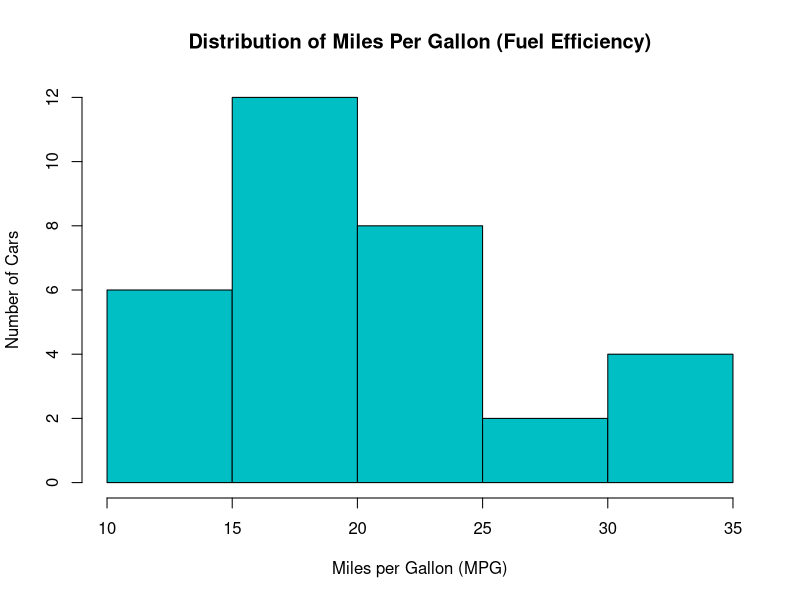
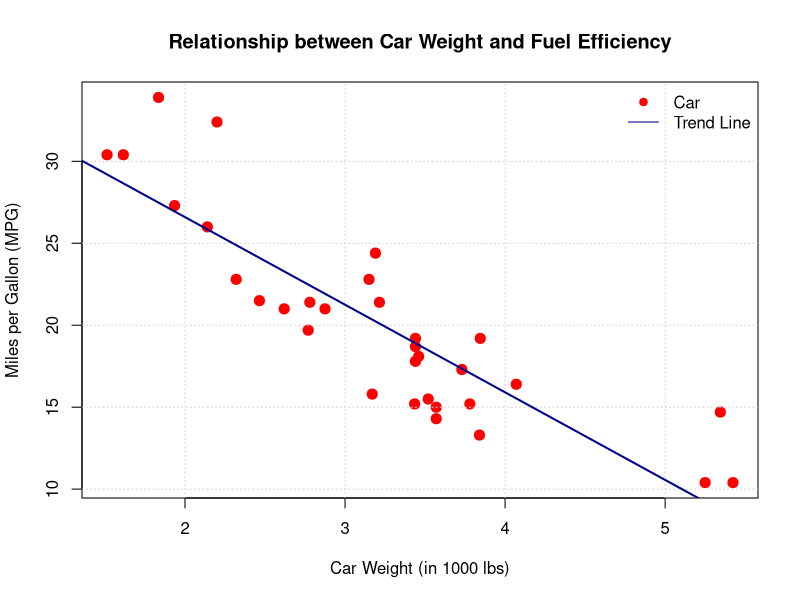
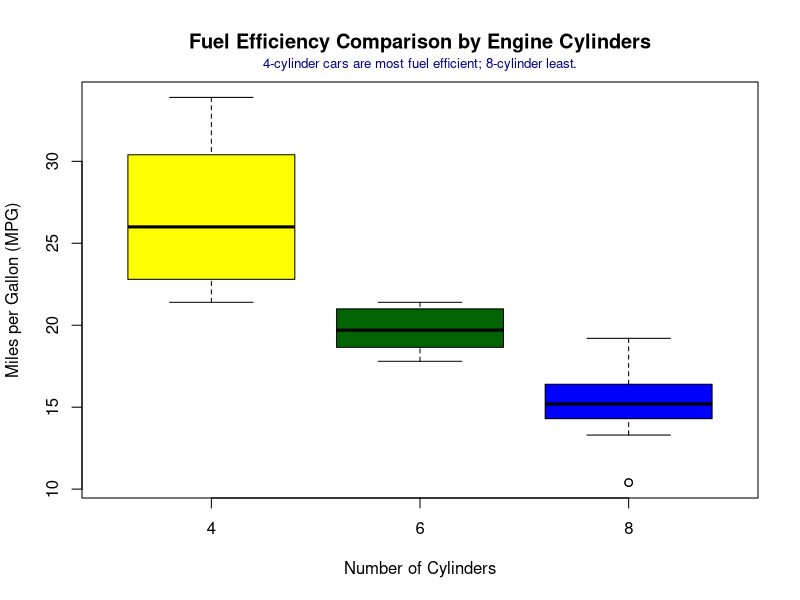
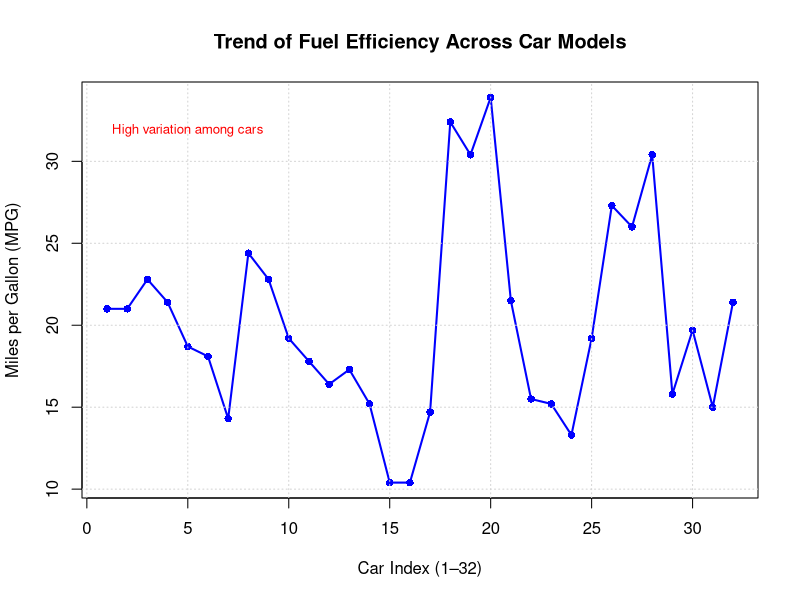
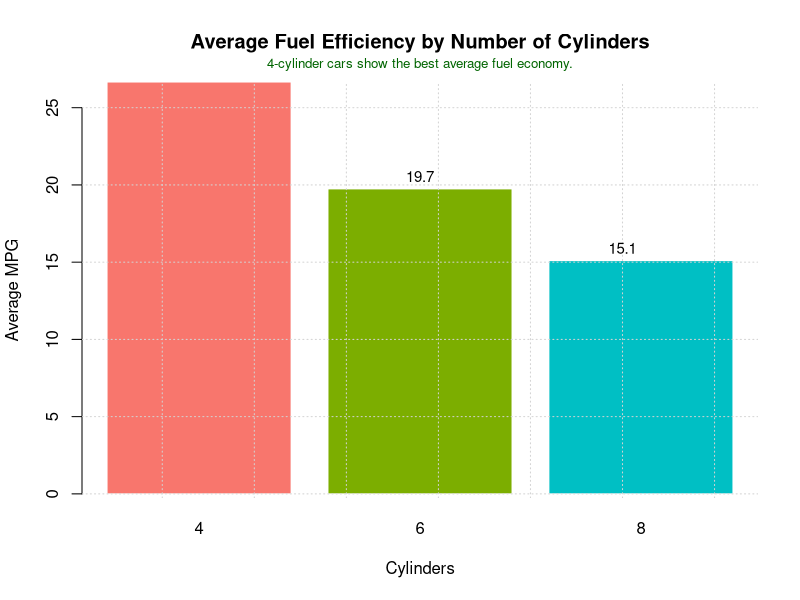
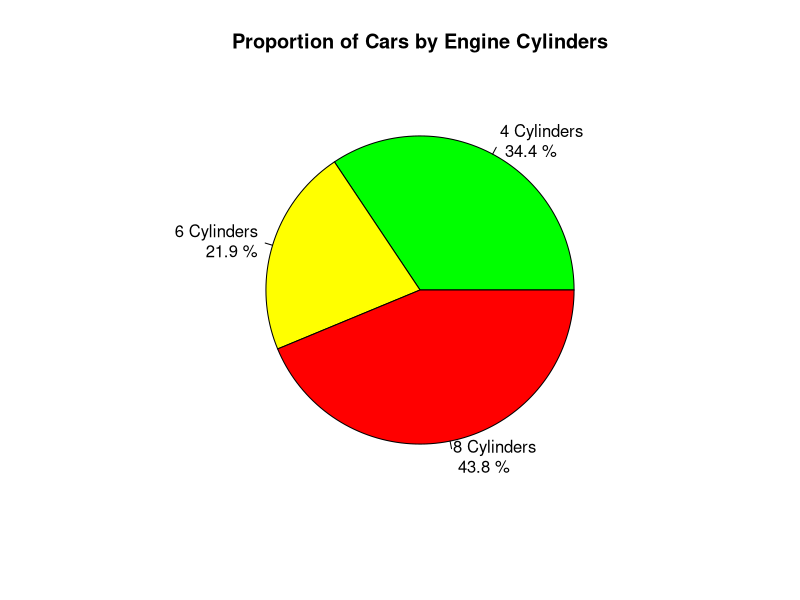

R code for these plots, in order:
# lab10_TeamX.R
# Team: Team X
# Members: Atmaram Mahale(2322), Govardhan Patil(2312), Samuel Bhandari(2308), Jay Gaonkar(2323)
# Tanish shirodkar(2325), Atharv Kazari(2314), Mohal Gawas(2315), Rohan Bandodkar(2327)
# Dataset: mtcars

# Load data
data("mtcars")



# 1. Histogram of MPG (Fuel Efficiency)

# Shows the distribution of fuel efficiency across all cars.
# Helps identify most common MPG ranges and variation.

hist(mtcars$mpg,
     main = "Distribution of Miles Per Gallon (Fuel Efficiency)",
     xlab = "Miles per Gallon (MPG)",
     ylab = "Number of Cars",
     col = "#00BFC4",        # teal blue
     border = "black")



# 2. Scatter Plot: Weight vs MPG

# Demonstrates how car weight affects fuel efficiency.
# Expect a negative trend — heavier cars usually have lower MPG.

plot(mtcars$wt, mtcars$mpg,
     main = "Relationship between Car Weight and Fuel Efficiency",
     xlab = "Car Weight (in 1000 lbs)",
     ylab = "Miles per Gallon (MPG)",
     col = "red",       
     pch = 19,               
     cex = 1.35)              
grid()

abline(lm(mpg ~ wt, data = mtcars), col = "darkblue", lwd = 2)
legend("topright", legend = c("Car", "Trend Line"),
       col = c("red", "darkblue"), pch = c(19, NA),
       lty = c(NA, 1), bty = "n")



# 3. Box Plot: MPG by Number of Cylinders

# Compares fuel efficiency (MPG) among 4, 6, and 8-cylinder cars.
# Helps observe which engine type gives better mileage.

boxplot(mpg ~ cyl, data = mtcars,
        main = "Fuel Efficiency Comparison by Engine Cylinders",
        xlab = "Number of Cylinders",
        ylab = "Miles per Gallon (MPG)",
        col = c("yellow", "darkgreen", "blue"),   # green, violet, blue
        border = "black")
# text info
mtext("4-cylinder cars are most fuel efficient; 8-cylinder least.", side = 3, line = 0.5, cex = 0.8, col = "darkblue")



# 4. Line Plot: MPG Across Cars

# Displays MPG for each car index, showing variation and trend.
# Useful to spot cars with very high or low fuel efficiency.

plot(mtcars$mpg, type = "o",
     main = "Trend of Fuel Efficiency Across Car Models",
     xlab = "Car Index (1–32)",
     ylab = "Miles per Gallon (MPG)",
     col = "blue",     # soft blue line
     pch = 16,            # filled circles
     lwd = 2)
grid()
text(5, max(mtcars$mpg) - 2, "High variation among cars", col = "red", cex = 0.8)



# 5. Bar Plot: Average MPG by Cylinder

# Summarizes average fuel efficiency for each cylinder group.
# Useful for quick comparison between 4, 6, and 8-cylinder engines.

avg_mpg <- tapply(mtcars$mpg, mtcars$cyl, mean)  # mean MPG per cylinder group

barplot(avg_mpg,
        main = "Average Fuel Efficiency by Number of Cylinders",
        xlab = "Cylinders",
        ylab = "Average MPG",
        col = c("#F8766D", "#7CAE00", "#00BFC4"),
        border = "white")
grid()
text(x = c(0.8, 1.9, 3), y = avg_mpg + 0.8,
     labels = round(avg_mpg, 1),
     col = "black", cex = 0.9)
mtext("4-cylinder cars show the best average fuel economy.", side = 3, line = 0.5, cex = 0.8, col = "darkgreen")

# 6. Pie Chart of Car Cylinders

# Shows proportion of cars by cylinder type (4, 6, 8)

cyl_counts <- table(mtcars$cyl)
cyl_percent <- round(100 * cyl_counts / sum(cyl_counts), 1)  # calculate percentages
labels <- paste(names(cyl_counts), "Cylinders\n", cyl_percent, "%")  # "\n" puts % on new line

pie(cyl_counts,
    main = "Proportion of Cars by Engine Cylinders",
    col = c("green", "yellow", "red"),
    labels = labels)



